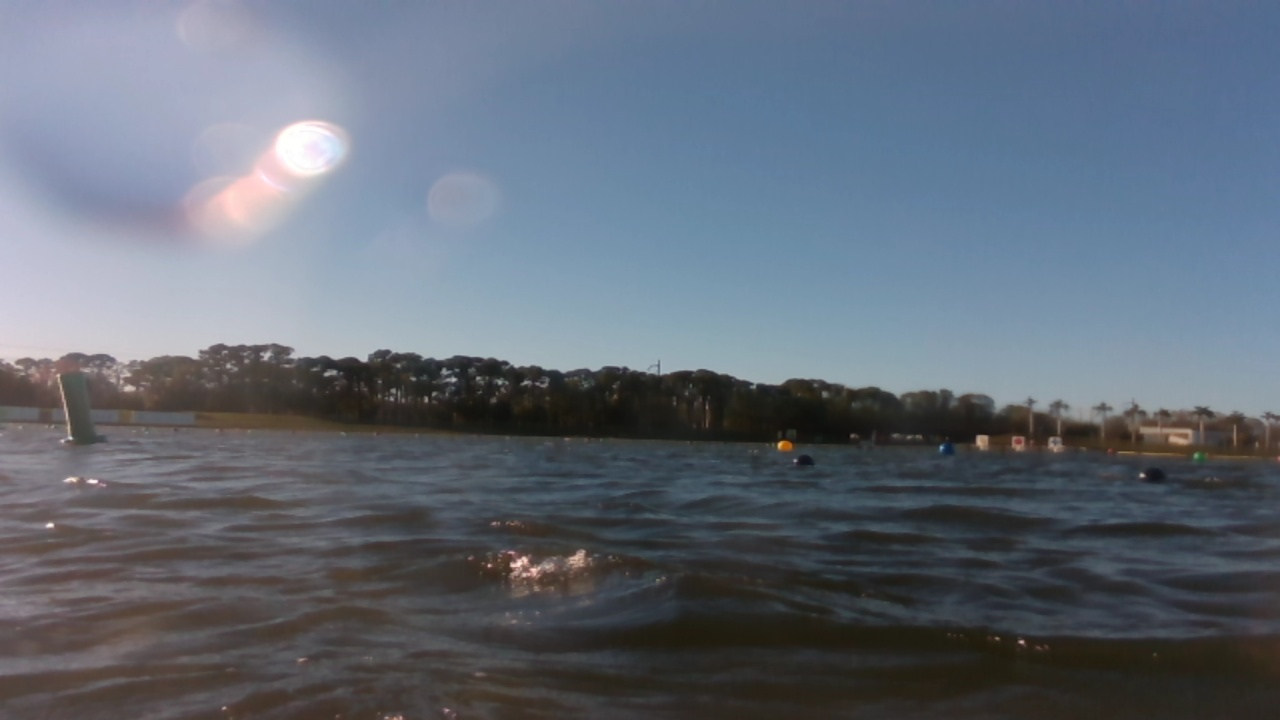
#> input picture examples/Test2.jpg, 1280 x 720 px
$ python img_colourfiltering.py ../../examples/Test2.jpg
#> lines starting #> are read from the running program, lines starting #| are printed output that depends on the picture; after the words box and inside, x2 and y2 are one past the last pixel; in counts of white or black regions, pixels touching at a corner belong together
#!/usr/bin/python3

#Copyright [2025] [Robert Fudge]
#SPDX-FileCopyrightText: © 2025 Robert Fudge <rnfudge@mun.ca>
#SPDX-License-Identifier: {Apache-2.0}

#Imports
import cv2
import numpy as np
import sys

#Empty callback function
def nothing(x):
    pass

#Control Panel
cv2.namedWindow('Trackbars')
cv2.createTrackbar('H_min', 'Trackbars', 20, 180, nothing)
cv2.createTrackbar('H_max', 'Trackbars', 30, 180, nothing)
cv2.createTrackbar('S_min', 'Trackbars', 100, 255, nothing)
cv2.createTrackbar('S_max', 'Trackbars', 255, 255, nothing)
cv2.createTrackbar('V_min', 'Trackbars', 100, 255, nothing)
cv2.createTrackbar('V_max', 'Trackbars', 255, 255, nothing)

img = cv2.imread(sys.argv[1])
#> img is the input picture: shape (720, 1280, 3); mean B, G, R 119.8, 107.6, 98.6
hsv = cv2.cvtColor(img, cv2.COLOR_BGR2HSV)
#> hsv: shape (720, 1280, 3); mean H, S, V 89.1, 56.5, 123

while True:
    h_min = cv2.getTrackbarPos('H_min', 'Trackbars')
    h_max = cv2.getTrackbarPos('H_max', 'Trackbars')
    s_min = cv2.getTrackbarPos('S_min', 'Trackbars')
    s_max = cv2.getTrackbarPos('S_max', 'Trackbars')
    v_min = cv2.getTrackbarPos('V_min', 'Trackbars')
    v_max = cv2.getTrackbarPos('V_max', 'Trackbars')

    lower = np.array([h_min, s_min, v_min], dtype=np.uint8)
    upper = np.array([h_max, s_max, v_max], dtype=np.uint8)

    mask = cv2.inRange(hsv, lower, upper)
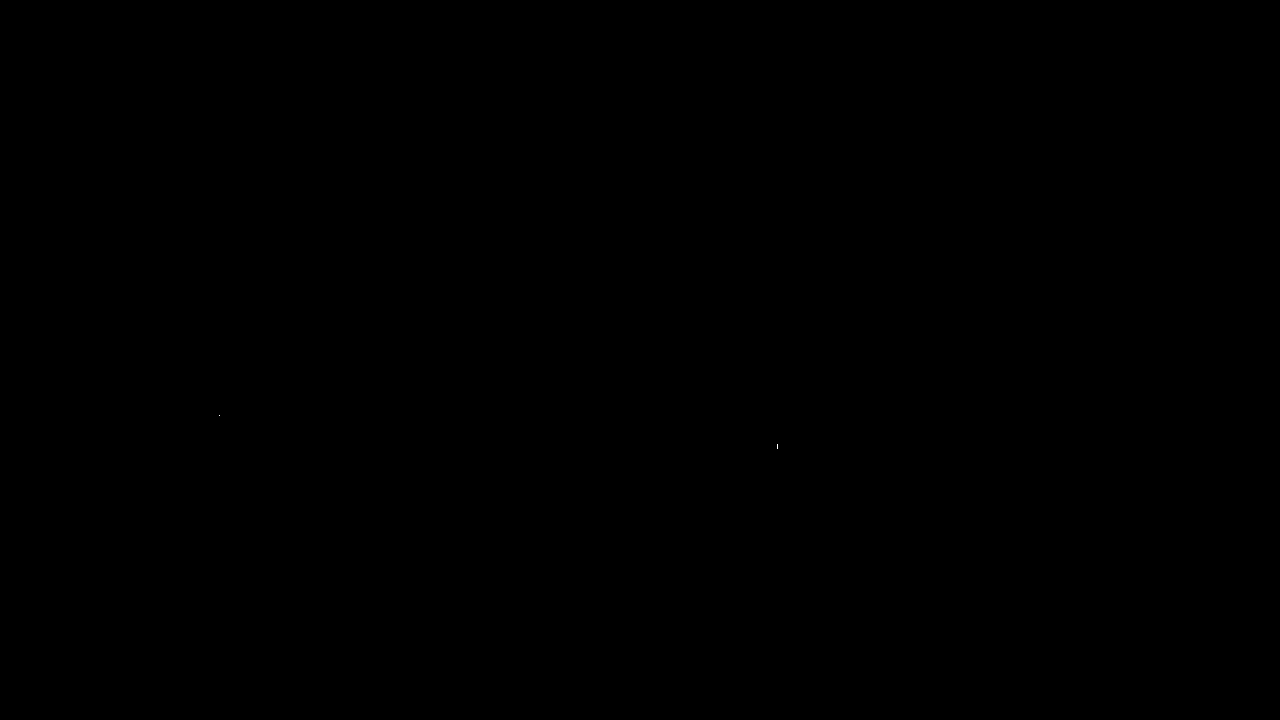
#> mask: shape (720, 1280); 0% white in thin lines or dots, all inside (x1, y1, x2, y2) = (219, 415, 778, 449)
    result = cv2.bitwise_and(img, img, mask=mask)

    cv2.imshow('Result', result)
    if cv2.waitKey(1) & 0xFF == ord('q'):
#> (key q is pressed here)
        break

cv2.destroyAllWindows()
